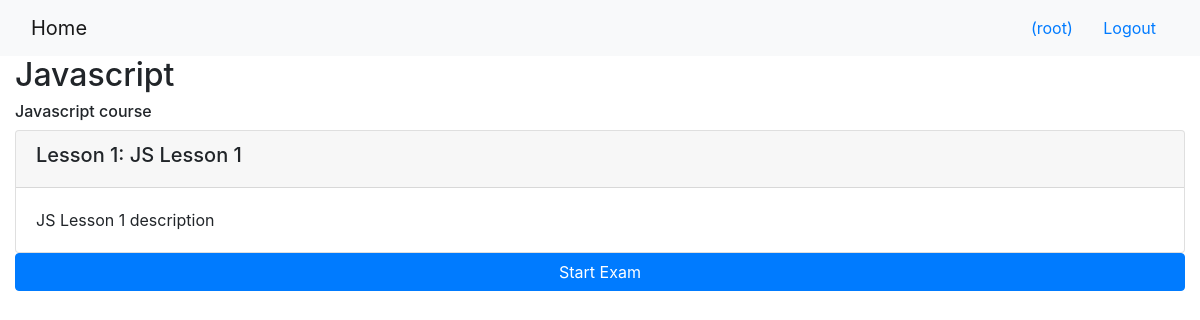
The app's page /onlinecourse/2/ (signed in) with its own data.
### onlinecourse/models.py (models this page shows, shortened)
class Course(models.Model):
    name = models.CharField(null=False, max_length=30, default='online course')
    image = models.ImageField(upload_to='course_images/')
    description = models.CharField(max_length=1000)
    pub_date = models.DateField(null=True)
    instructors = models.ManyToManyField(Instructor)
    users = models.ManyToManyField(settings.AUTH_USER_MODEL, through='Enrollment')
    total_enrollment = models.IntegerField(default=0)
    is_enrolled = False

class Lesson(models.Model):
    title = models.CharField(max_length=200, default="title")
    order = models.IntegerField(default=0)
    course = models.ForeignKey(Course, on_delete=models.CASCADE)
    content = models.TextField()

### onlinecourse/views.py (the view)
# urls.py: path('<int:pk>/', views.CourseDetailView.as_view(), name='course_details'),
class CourseDetailView(generic.DetailView):
    model = Course
    template_name = 'onlinecourse/course_detail_bootstrap.html'

### onlinecourse/templates/onlinecourse/course_detail_bootstrap.html (shortened to what this page needs)
<!DOCTYPE html>
<html lang="en">
<head>
     {% load static %}
    <link rel="stylesheet" href="https://maxcdn.bootstrapcdn.com/bootstrap/4.5.2/css/bootstrap.min.css">
</head>
<body>
    <nav class="navbar navbar-light bg-light">
        <div class="container-fluid">
            <div class="navbar-header">
                  <a class="navbar-brand" href="{% url 'onlinecourse:index' %}">Home</a>
            </div>
            <ul class="nav navbar-nav navbar-right">
                {% if user.is_authenticated %}
                <li>
                    <a class="btn btn-link" href="#">{{ user.first_name }}({{ user.username }})</a>
                    <a class="btn btn-link" href="{% url 'onlinecourse:logout' %}">Logout</a>
                </li>
                {% endif %}
            </ul>
        </div>
    </nav>
    <div class="container-fluid">
            <h2>{{ course.name }}</h2>
            <h6>{{ course.description }}</h6>
            <div class="card-columns-vertical">
                {% for lesson in course.lesson_set.all %}
                    <div class="card mt-1">
                        <div class="card-header"><h5>Lesson {{lesson.order|add:1}}: {{lesson.title}}</h5></div>
                        <div class="card-body">{{lesson.content}}</div>
                    </div>
                {% endfor %}
            </div>
            {% if user.is_authenticated %}
            <button type="button" class="btn btn-primary btn-block" data-toggle="collapse" data-target="#exam">Start Exam</button>
                {% endif %}
    </div>
</body>
</html>

### records on screen
Course: name "Javascript", description "Javascript course"
Lesson: order|add "1", title "JS Lesson 1", content "JS Lesson 1 description"

### other values on screen
{{ user.username }} "root"
